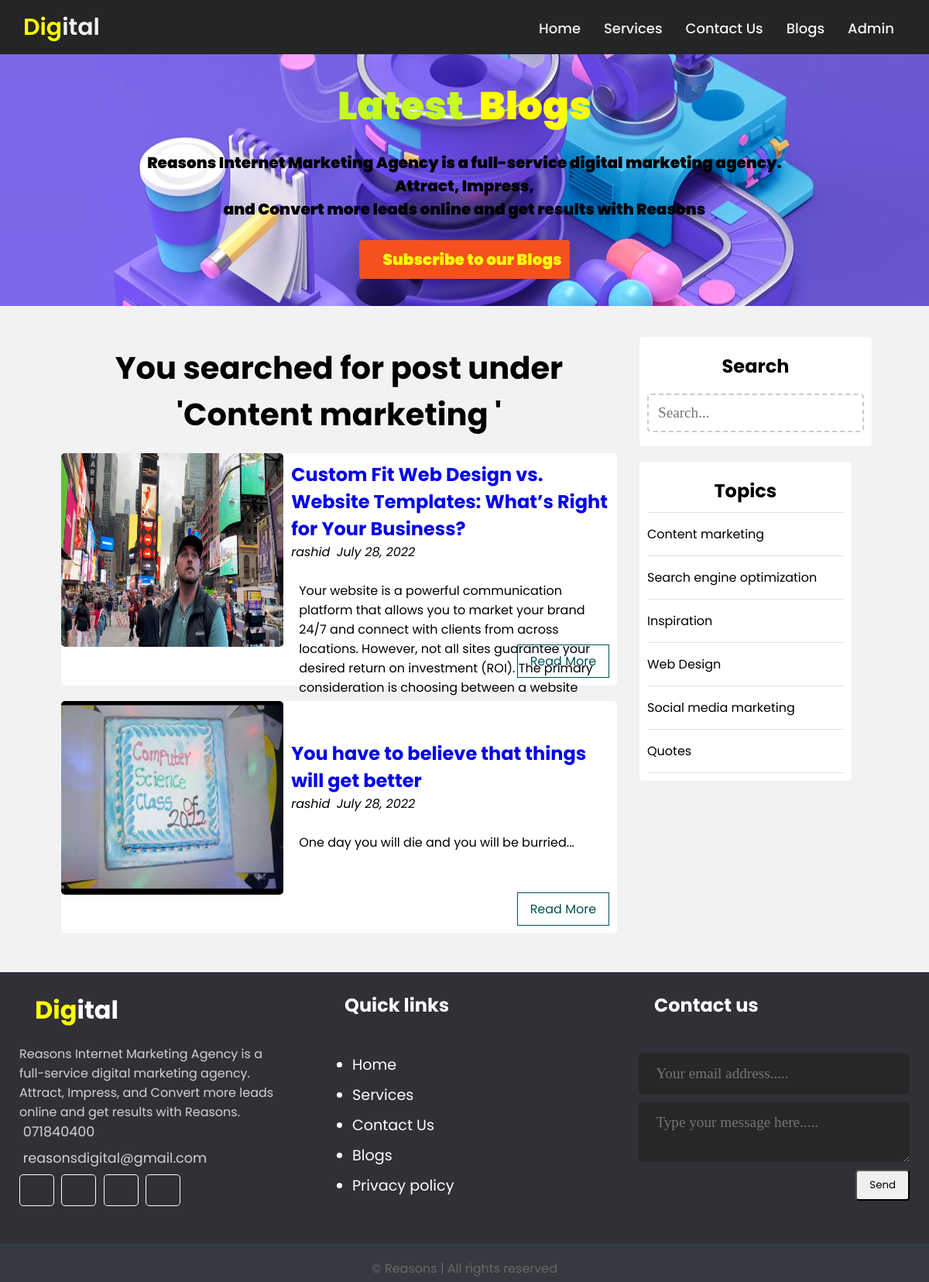
The app's page /about/blogs/blog.php?t_id=1&name=Content marketing with its own data.
### tables this page shows
CREATE TABLE `post` (
  `id` int(11) NOT NULL,
  `user_id` int(11) NOT NULL,
  `topic_id` int(11) DEFAULT NULL,
  `title` varchar(255) NOT NULL,
  `image` varchar(255) NOT NULL,
  `body` text NOT NULL,
  `published` tinyint(4) NOT NULL,
  `created_at` datetime NOT NULL DEFAULT current_timestamp()
);

CREATE TABLE `users` (
  `id` int(11) NOT NULL,
  `username` varchar(255) NOT NULL,
  `email` varchar(255) NOT NULL,
  `password` varchar(255) NOT NULL
);

CREATE TABLE `topics` (
  `id` int(11) NOT NULL,
  `name` varchar(255) NOT NULL,
  `description` varchar(255) NOT NULL
);

### Admin/db.php (called while the page is built, shortened)
<?php
   require('database/connect.php');
  function executedQuery($sql, $data)
{
         global $conn;
         $stmt = $conn-> prepare($sql);
         $values = array_values($data);
         $types = str_repeat('s',count($values));
         $stmt->bind_param($types, ...$values);
         $stmt->execute();
         return $stmt;
}
   function selectAll($table, $conditions = [])
   {
      global $conn;
      $sql = "SELECT * FROM $table";
      if (empty($conditions)) {
         $stmt = $conn-> prepare($sql);
         $stmt->execute();
         $records = $stmt->get_result()->fetch_all(MYSQLI_ASSOC);
         return $records;
      }
   }
      function getPublishedPost(){
         $sql = "SELECT p.*, u.username FROM post AS p JOIN users AS u ON p.user_id=u.id WHERE p.published=?";
         $stmt = executedQuery($sql, ['published' => 1]);
         $records = $stmt->get_result()->fetch_all(MYSQLI_ASSOC);
         return $records;
      }
      function getPostByTopicid($topic_id){
         $sql = "SELECT p.*, u.username FROM post AS p JOIN users AS u ON p.user_id = u.id WHERE  p.published=? AND topic_id=?";
         $stmt = executedQuery($sql, ['published' => 1, 'topic_id' =>  $topic_id]);
         $records = $stmt->get_result()->fetch_all(MYSQLI_ASSOC);
         return $records;
      }
 ?>

### about/blogs/topics.php (called while the page is built, shortened)
<?php
 $table = 'topics';
$topics = selectAll($table);
?>

### about/blogs/blog.php (the view, shortened to what this page needs)
<?php
include ('../../Admin/db.php');
include('topics.php');
$post= getPublishedPost();
$postTitle = 'Recent post';
if(isset($_GET['t_id'])){
  $post= getPostByTopicid($_GET['t_id']);
  $postTitle ="You searched for post under '"  . $_GET['name'] . " ' ";
 }
?>
<!DOCTYPE html>
<html>
<head>
	<link rel="stylesheet" type="text/css" href="../../css/style.css">
</head>
<body>
  <div>
  <nav>
    <div class="wrapper">
      <div class="logo"><a href="<?php echo BASE_URL . '/index.php' ?>"> <span style="color: yellow;">Dig</span>ital</a></div>
      <ul class="nav-links">
        <li><a href="<?php echo BASE_URL . '/index.php' ?>">Home</a></li>
        <li>
          <a href="#" class="desktop-item">Services</a>
        </li>
        <li><a href="../contactus/contactus.php">Contact Us</a></li>
        <li><a href="blog.php">Blogs</a></li>
         <li><a href="<?php echo BASE_URL . '/Admin/login.php' ?>">Admin</a></li>
      </ul>
    </div>
  </nav>
</div>
	<div class="bodtitle">
  <h>Latest<span>Blogs</span></h>
   <p style=" color=red;">Reasons Internet Marketing Agency is a full-service digital marketing agency.<br>Attract, Impress,
  <br>
  and Convert more leads online and get results with Reasons <br></p>
  <div class="btnset">
    <button class="btn1"><span>Subscribe to our Blogs</button>
    </div>
</div>
	<div class="content clearfix">
		<div class="main-content">
			<h2 class="recent-post-title"><?php echo $postTitle; ?></h2>
      <?php foreach ($post as  $post): ?>
     <div class="post clearfix">
				<img src="<?php echo BASE_URL . '/images/' . $post['image']; ?>" alt="" class="post-image">
				<div class="post-preview">
					<h2><a href="single.php?id=<?php echo $post['id']; ?>" ><?php echo $post['title']; ?></a></h2>
					<i class="fas fa-user"><?php echo $post['username']; ?></i>&nbsp;
					<i class="far calender"><?php echo date('F j, Y', strtotime($post['created_at'])); ?></i>
					<p class="preview-text">
						<?php echo html_entity_decode(substr($post['body'],0,310) .  '...' ) ; ?>
					 </p>
					<a href="single.php?id=<?php echo $post['id']; ?>" class="btn readmore">Read More</a>
				</div>
			</div>
			<?php endforeach ?>
		</div>
		<div class="sidebar section">
			<div class="section search" style="width:300px;">
				<h2 class="section-title">Search</h2>
				<form method="post" action="#">
				<input type="text" name="search-term" class="text-input" placeholder="Search...">
			</form>
			</div>
			<div class="section topics">
				<h2 class="section-title">Topics</h2>
				<ul>
					<?php foreach ($topics as $key => $topic): ?>
						<li><a href="<?php echo BASE_URL . '/about/blogs/blog.php?t_id=' . $topic['id'] . '&name=' . $topic['name']; ?>"><?php echo $topic['name']; ?></a></li>
          <?php endforeach ?>
				</ul>
			</div>
				</div>
	</div>
<div class="footer">
  <div class="footer-content">
    <div class="footer-section about">
      <h1 class="logo-text"><span>Dig</span>ital</h1>
        <p>Reasons Internet Marketing Agency is a full-service digital marketing agency. Attract, Impress, and Convert more leads online and get results with Reasons.
      </p>
      <div class="contact">
        <span><i class="fas fa-phone"></i>&nbsp;071840400</span>
        <span><i class="fas fa-envelope"></i>&nbsp;reasonsdigital@gmail.com</span>
      </div>
      <div class="socials">
        <a href="#"><i class="fab fa-facebook"></i></a>
        <a href="#"><i class="fab fa-instagram"></i></a>
        <a href="#"><i class="fab fa-twitter"></i></a>
        <a href="#"><i class="fab fa-youtube"></i></a>
      </div>
    </div>
     <div class="footer-section links">
       <h2>Quick links</h2>
       <br>
       <ul>
       <a href="<?php echo BASE_URL . '/index.php' ?>"><li>Home</li></a>
         <a href="#"><li>Services</li></a>
         <a href="<?php echo BASE_URL . '/about/contactus/contactus.php' ?>"><li>Contact Us</li></a>
         <a href="<?php echo BASE_URL . '/about/blogs/blog.php' ?>"><li>Blogs</li></a>
         <a href="#"><li>Privacy policy</li></a>
       </ul>
     </div>
     <div class="footer-section contact-form" >
       <h2>Contact us</h2>
       <br>
       <form action="blog.php" method="post">
         <input type="email" name="email" class="text-input contact-input" style="width: 100%;" placeholder="Your email address.....">
         <textarea name="message" class="text-input contact-input" style="width: 100%;"  placeholder="Type your message here....."></textarea>
         <button type="submit" name="sendmessage" class="btn btn-big contact-btn">
          <i class="fas fa-envelope"></i> Send</button>
       </form>
     </div>
  </div>
    <div class="footer-bottom">&copy; Reasons | All rights reserved</div>
</div>
</body>
</html>

### records on screen
post: image (picture), title "Custom Fit Web Design vs. Website Templates: What’s Right for Your Business?", user.username "rashid", created_at "July 28, 2022", body "Your website is a powerful communication platform that allows you to market your brand 24/7 and connect with clients from across locations. However, not all sites guarantee your desired return on investment (ROI). The primary consideration is choosing between a website…"
post: image (picture), title "You have to believe that things will get better", user.username "rashid", created_at "July 28, 2022", body "One day you will die and you will be burried..."
topics: name "Content marketing"
topics: name "Search engine optimization"
topics: name "Inspiration"
topics: name "Web Design"
topics: name "Social media marketing"
topics: name "Quotes"

### other values on screen
$postTitle "You searched for post under 'Content marketing '"
